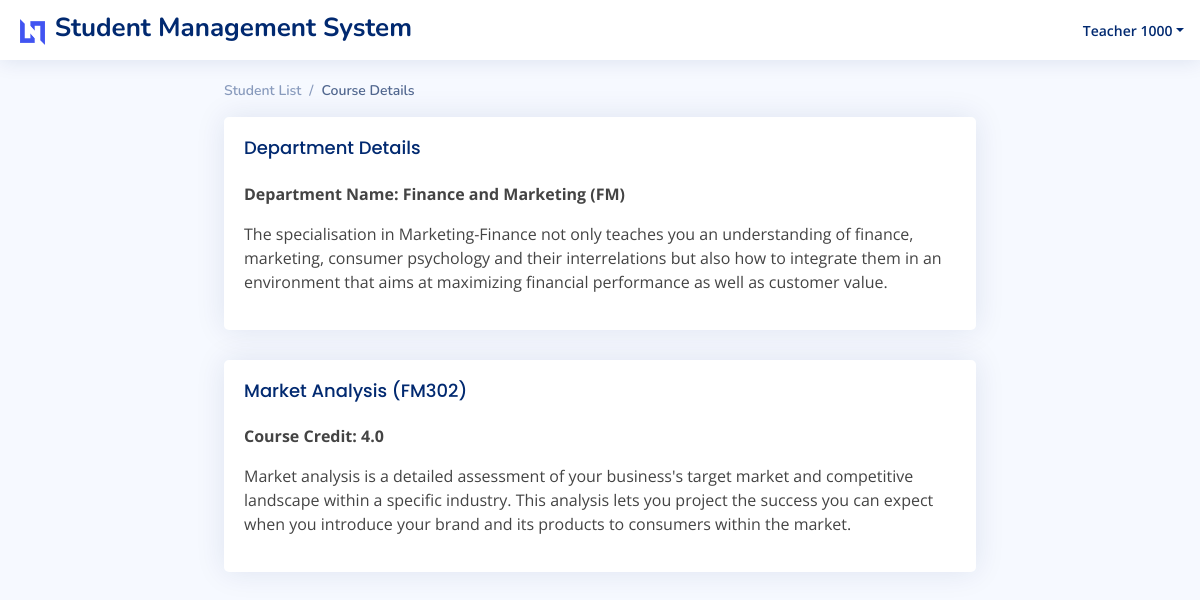
The page /2/course_details/ (signed in) on the database its author committed.
### sms/models.py (models this page shows, shortened)
class Department(models.Model):
    name = models.CharField(max_length=256)
    code = models.CharField(max_length=10)
    description = models.TextField()
    created_by = models.ForeignKey(User, related_name='%(class)s_created_by', on_delete=models.SET_NULL,
                                   null=True, blank=True, editable=False)
    created_at = models.DateTimeField(auto_now_add=True)
    modified_at = models.DateTimeField(auto_now=True)

class Subject(models.Model):
    department = models.ForeignKey(Department, on_delete=models.CASCADE)
    name = models.CharField(max_length=256)
    code = models.CharField(max_length=10)
    credit = models.FloatField(default=0)
    description = models.TextField(blank=True, null=True)
    created_by = models.ForeignKey(User, related_name='%(class)s_created_by', on_delete=models.SET_NULL, null=True,
                                   blank=True, editable=False)
    created_at = models.DateTimeField(auto_now_add=True)
    modified_at = models.DateTimeField(auto_now=True)

### sms/views.py (the view)
# urls.py: path('<int:pk>/course_details/', views.DepartmentCoursesDetail.as_view(), name='departmentCoursesDetail'),
class DepartmentCoursesDetail(LoginRequiredMixin, DetailView):
    model = Department
    template_name = 'sms/department_course_detail.html'

### sms/templates/sms/department_course_detail.html
{% extends 'base.html' %}
{% load django_tables2 %}
{% block content %}
    <section class="section">
        <div class="row">
            <div class="col-8 offset-2">
                <nav>
                    <ol class="breadcrumb">
                        {% if request.user.userprofile.user_type == 'teacher' or request.user.is_superuser %}
                            <li class="breadcrumb-item"><a href="{% url 'studentList' %}">Student List</a></li>
                        {% else %}
                            <li class="breadcrumb-item"><a href="{% url 'courseList' %}">Course List</a></li>
                        {% endif %}
                        <li class="breadcrumb-item active">Course Details</li>
                    </ol>
                </nav>
                <div class="card">
                    <div class="card-body">
                        <h5 class="card-title">Department Details</h5>
                        <p><b>Department Name: {{ object.name }} ({{ object.code }})</b></p>
                        <p>{{ object.description }}</p>
                    </div>
                </div>
                {% for course in department.subject_set.all %}
                    <div class="card">
                        <div class="card-body">
                            <h5 class="card-title">{{ course.name }} ({{ course.code }})</h5>
                            <p><b>Course Credit: {{ course.credit }}</b></p>
                            <p>{{ course.description }}</p>
                        </div>
                    </div>
                {% endfor %}
            </div>
        </div>
    </section>
{% endblock %}

### templates/header.html (shortened to what this page needs)
<header id="header" class="header fixed-top d-flex align-items-center">
    <div class="align-items-center justify-content-between text-center">
        {% if request.user.userprofile.user_type == 'student' %}
            <a href="{% url 'courseList' %}" class="logo align-items-center justify-content-between">
                <img src="assets/img/logo.png" alt="">
                <span>Student Management System</span>
            </a>
        {% else %}
            <a href="{% url 'studentList' %}" class="logo align-items-center justify-content-between">
                <img src="assets/img/logo.png" alt="">
                <span>Student Management System</span>
            </a>
        {% endif %}
    </div>
    {% if request.user.is_authenticated %}
        <nav class="header-nav ms-auto">
            <ul class="d-flex align-items-center">
                <li class="nav-item dropdown pe-3">
                    <a class="nav-link nav-profile d-flex align-items-center pe-0" href="#" data-bs-toggle="dropdown">
                        <span class="d-none d-md-block dropdown-toggle ps-2">{{ request.user.get_full_name }}</span>
                    </a>
                </li>
            </ul>
        </nav>
    {% endif %}
</header>

### staticfiles/common/assets/css/style.css (style rules this page uses)
:root { scroll-behavior: smooth; }
body { font-family: "Open Sans", sans-serif; background: #f6f9ff; color: #444444; }
a { color: #4154f1; text-decoration: none; }
h1, h2, h3, h4, h5, h6 { font-family: "Nunito", sans-serif; }
.card { margin-bottom: 30px; border: none; border-radius: 5px; box-shadow: 0px 0 30px rgba(1, 41, 112, 0.1); }
.card-title { padding: 20px 0 15px 0; font-size: 18px; font-weight: 500; color: #012970; font-family: "Poppins", sans-serif; }
.card-body { padding: 0 20px 20px 20px; }
.breadcrumb { font-size: 14px; font-family: "Nunito", sans-serif; color: #899bbd; font-weight: 600; }
.breadcrumb a { color: #899bbd; transition: 0.3s; }
.breadcrumb .breadcrumb-item::before { color: #899bbd; }
.breadcrumb .active { color: #51678f; font-weight: 600; }
.logo { line-height: 1; }
@media (min-width: 1200px) { .logo { width: 280px; } }
.logo img { max-height: 26px; margin-right: 6px; }
.logo span { font-size: 26px; font-weight: 700; color: #012970; font-family: "Nunito", sans-serif; }
.header { transition: all 0.5s; z-index: 997; height: 60px; box-shadow: 0px 2px 20px rgba(1, 41, 112, 0.1); background-color: #fff; padding-left: 20px; }
.header-nav ul { list-style: none; }
.header-nav>ul { margin: 0; padding: 0; }
.header-nav .nav-profile { color: #012970; }
.header-nav .nav-profile span { font-size: 14px; font-weight: 600; }

### rows shown on the page
Department: name "Finance and Marketing", code "FM", description "The specialisation in Marketing-Finance not only teaches you an understanding of finance, marketing, consumer psychology and their interrelations but also how to integrate them in an environment that aims at maximizing financial performance as well as customer value."
Subject: name "Market Analysis", code "FM302", credit "4.0", description "Market analysis is a detailed assessment of your business's target market and competitive landscape within a specific industry. This analysis lets you project the success you can expect when you introduce your brand and its products to consumers within the market."

### other values the page prints
{{ request.user.get_full_name }} "Teacher 1000"
